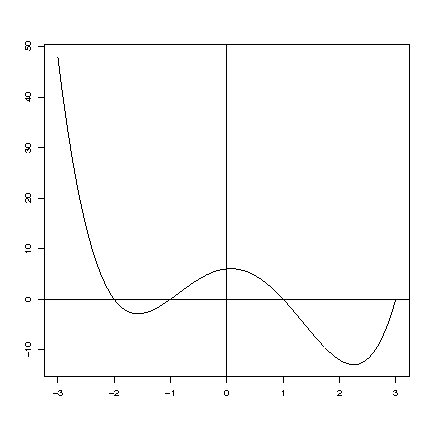

The script that drew this image:
curve(x^4-x^3-7*x^2+x+6, -3,3, xlab="", ylab="")
abline(h=0, v=0)
